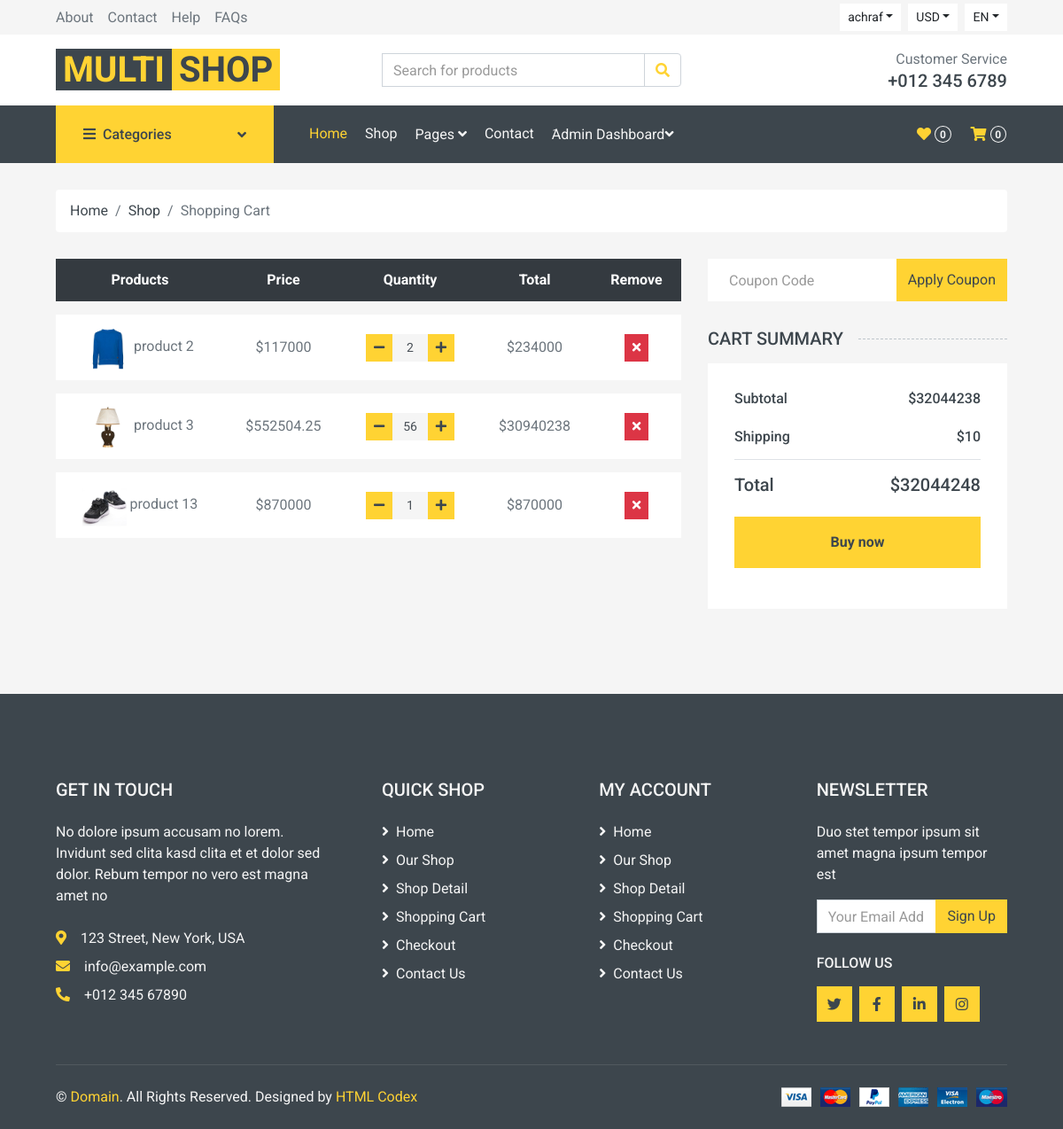
The app's page /view/cart.php (signed in) with its own data.
### tables this page shows
CREATE TABLE `cart` (
  `id` int(11) NOT NULL,
  `user_id` int(11) DEFAULT NULL,
  `product_id` int(11) DEFAULT NULL,
  `quantity` int(11) DEFAULT NULL
);

CREATE TABLE `product` (
  `id` int(11) NOT NULL,
  `name` varchar(60) NOT NULL,
  `price` int(11) NOT NULL,
  `discount` int(11) NOT NULL,
  `quantity` int(11) NOT NULL,
  `photo` varchar(255) NOT NULL,
  `description` varchar(255) NOT NULL
);

### model/account.class.php (called while the page is built, shortened)
<?php
class Account
{
    public $id;
    function getCartContents()
        {
            $cnx = new connexion();
            $pdo = $cnx->CNXbase();
            $req = "SELECT c.*,p.name, p.price,p.discount,p.photo FROM cart c JOIN product p ON c.product_id = p.id WHERE c.user_id='$this->id'";
            $res = $pdo->query($req) or print_r($pdo->errorInfo());
            return $res;
        }
}
?>

### view/cart.php (the view, shortened to what this page needs)
<?php
require_once "header.php";
?>
<!DOCTYPE html>
<html lang="en">
<head>
    <link href="https://cdnjs.cloudflare.com/ajax/libs/font-awesome/5.10.0/css/all.min.css" rel="stylesheet">
    <link href="lib/animate/animate.min.css" rel="stylesheet">
    <link href="lib/owlcarousel/assets/owl.carousel.min.css" rel="stylesheet">
    <link href="css/style.css" rel="stylesheet">
</head>
<body>
    <div class="container-fluid">
        <div class="row px-xl-5">
            <div class="col-12">
                <nav class="breadcrumb bg-light mb-30">
                    <a class="breadcrumb-item text-dark" href="#">Home</a>
                    <a class="breadcrumb-item text-dark" href="#">Shop</a>
                    <span class="breadcrumb-item active">Shopping Cart</span>
                </nav>
            </div>
        </div>
    </div>
    <div class="container-fluid">
        <div class="row px-xl-5">
            <div class="col-lg-8 table-responsive mb-5">
                <table class="table table-light table-borderless table-hover text-center mb-0">
                    <thead class="thead-dark">
                        <tr>
                            <th>Products</th>
                            <th>Price</th>
                            <th>Quantity</th>
                            <th>Total</th>
                            <th>Remove</th>
                        </tr>
                    </thead>
                    <?php
                    require_once('.././model/account.class.php');
                    $us=new Account();
                    $us->id =$_SESSION["user_id"];
                    $res=$us->getCartContents();
                    ?>
                    <tbody class="align-middle">
                    <?php
                        $subtotal=0;
                        foreach ($res as $row){
                        $price=$row['price']-($row['price']/100*$row['discount']);
                        $total_price=$price*$row['quantity'];
                        $subtotal+=$total_price;
                    ?>
                        <tr>
                            <td class="align-middle"><img src="img/<?php echo $row['photo']?>" alt="" style="width: 50px;"> <?php echo $row['name']?></td>
                            <td class="align-middle">$<?php echo $price?></td>
                            <td class="align-middle">
                                <div class="input-group quantity mx-auto" style="width: 100px;">
                                    <div class="input-group-btn">
                                        <button class="btn btn-sm btn-primary btn-minus"
                                        onclick="window.location.href='.././controller/cart.php?action=add&product_id=<?php echo $row['product_id'] ?>&quantity=-1'"
                                        >
                                        <i class="fa fa-minus"></i>
                                        </button>
                                    </div>
                                    <input type="text" class="form-control form-control-sm bg-secondary border-0 text-center" value="<?php echo $row['quantity']?>">
                                    <div class="input-group-btn">
                                        <button class="btn btn-sm btn-primary btn-plus"
                                        onclick="window.location.href='.././controller/cart.php?action=add&product_id=<?php echo $row['product_id'] ?>&quantity=1'"
                                        >
                                            <i class="fa fa-plus"></i>
                                        </button>
                                    </div>
                                </div>
                            </td>
                            <td class="align-middle">$<?php echo $total_price?></td>
                            <td class="align-middle"><button class="btn btn-sm btn-danger"
                            onclick="window.location.href='.././controller/cart.php?action=remove&product_id=<?php echo $row['product_id'] ?>'"
                            ><i class="fa fa-times"></i></button></td>
                        </tr>
                        <?php }?>
                    </tbody>
                </table>
            </div>
            <div class="col-lg-4">
                <form class="mb-30" action="">
                    <div class="input-group">
                        <input type="text" class="form-control border-0 p-4" placeholder="Coupon Code">
                        <div class="input-group-append">
                            <button class="btn btn-primary">Apply Coupon</button>
                        </div>
                    </div>
                </form>
                <h5 class="section-title position-relative text-uppercase mb-3"><span class="bg-secondary pr-3">Cart Summary</span></h5>
                <div class="bg-light p-30 mb-5">
                    <div class="border-bottom pb-2">
                        <div class="d-flex justify-content-between mb-3">
                            <h6>Subtotal</h6>
                            <h6>$<?php echo $subtotal?></h6>
                        </div>
                        <div class="d-flex justify-content-between">
                            <h6 class="font-weight-medium">Shipping</h6>
                            <h6 class="font-weight-medium">$10</h6>
                        </div>
                    </div>
                    <div class="pt-2">
                        <div class="d-flex justify-content-between mt-2">
                            <h5>Total</h5>
                            <h5>$<?php echo $subtotal+10?></h5>
                        </div>
                        <button class="btn btn-block btn-primary font-weight-bold my-3 py-3">Buy now</button>
                    </div>
                </div>
            </div>
        </div>
    </div>
    <div class="container-fluid bg-dark text-secondary mt-5 pt-5">
        <div class="row px-xl-5 pt-5">
            <div class="col-lg-4 col-md-12 mb-5 pr-3 pr-xl-5">
                <h5 class="text-secondary text-uppercase mb-4">Get In Touch</h5>
                <p class="mb-4">No dolore ipsum accusam no lorem. Invidunt sed clita kasd clita et et dolor sed dolor. Rebum tempor no vero est magna amet no</p>
                <p class="mb-2"><i class="fa fa-map-marker-alt text-primary mr-3"></i>123 Street, New York, USA</p>
                <p class="mb-2"><i class="fa fa-envelope text-primary mr-3"></i>info@example.com</p>
                <p class="mb-0"><i class="fa fa-phone-alt text-primary mr-3"></i>+012 345 67890</p>
            </div>
            <div class="col-lg-8 col-md-12">
                <div class="row">
                    <div class="col-md-4 mb-5">
                        <h5 class="text-secondary text-uppercase mb-4">Quick Shop</h5>
                        <div class="d-flex flex-column justify-content-start">
                            <a class="text-secondary mb-2" href="#"><i class="fa fa-angle-right mr-2"></i>Home</a>
                            <a class="text-secondary mb-2" href="#"><i class="fa fa-angle-right mr-2"></i>Our Shop</a>
                            <a class="text-secondary mb-2" href="#"><i class="fa fa-angle-right mr-2"></i>Shop Detail</a>
                            <a class="text-secondary mb-2" href="#"><i class="fa fa-angle-right mr-2"></i>Shopping Cart</a>
                            <a class="text-secondary mb-2" href="#"><i class="fa fa-angle-right mr-2"></i>Checkout</a>
                            <a class="text-secondary" href="#"><i class="fa fa-angle-right mr-2"></i>Contact Us</a>
                        </div>
                    </div>
                    <div class="col-md-4 mb-5">
                        <h5 class="text-secondary text-uppercase mb-4">My Account</h5>
                        <div class="d-flex flex-column justify-content-start">
                            <a class="text-secondary mb-2" href="#"><i class="fa fa-angle-right mr-2"></i>Home</a>
                            <a class="text-secondary mb-2" href="#"><i class="fa fa-angle-right mr-2"></i>Our Shop</a>
                            <a class="text-secondary mb-2" href="#"><i class="fa fa-angle-right mr-2"></i>Shop Detail</a>
                            <a class="text-secondary mb-2" href="#"><i class="fa fa-angle-right mr-2"></i>Shopping Cart</a>
                            <a class="text-secondary mb-2" href="#"><i class="fa fa-angle-right mr-2"></i>Checkout</a>
                            <a class="text-secondary" href="#"><i class="fa fa-angle-right mr-2"></i>Contact Us</a>
                        </div>
                    </div>
                    <div class="col-md-4 mb-5">
                        <h5 class="text-secondary text-uppercase mb-4">Newsletter</h5>
                        <p>Duo stet tempor ipsum sit amet magna ipsum tempor est</p>
                        <form action="">
                            <div class="input-group">
                                <input type="text" class="form-control" placeholder="Your Email Address">
                                <div class="input-group-append">
                                    <button class="btn btn-primary">Sign Up</button>
                                </div>
                            </div>
                        </form>
                        <h6 class="text-secondary text-uppercase mt-4 mb-3">Follow Us</h6>
                        <div class="d-flex">
                            <a class="btn btn-primary btn-square mr-2" href="#"><i class="fab fa-twitter"></i></a>
                            <a class="btn btn-primary btn-square mr-2" href="#"><i class="fab fa-facebook-f"></i></a>
                            <a class="btn btn-primary btn-square mr-2" href="#"><i class="fab fa-linkedin-in"></i></a>
                            <a class="btn btn-primary btn-square" href="#"><i class="fab fa-instagram"></i></a>
                        </div>
                    </div>
                </div>
            </div>
        </div>
        <div class="row border-top mx-xl-5 py-4" style="border-color: rgba(256, 256, 256, .1) !important;">
            <div class="col-md-6 px-xl-0">
                <p class="mb-md-0 text-center text-md-left text-secondary">
                    &copy; <a class="text-primary" href="#">Domain</a>. All Rights Reserved. Designed
                    by
                    <a class="text-primary" href="https://htmlcodex.com">HTML Codex</a>
                </p>
            </div>
            <div class="col-md-6 px-xl-0 text-center text-md-right">
                <img class="img-fluid" src="img/payments.png" alt="">
            </div>
        </div>
    </div>
</body>
</html>

### records on screen
cart: product.photo (picture), product.name "product 2", product.discount "117000", quantity "2", total_price "234000"
cart: product.photo (picture), product.name "product 3", product.discount "552504.25", quantity "56", total_price "30940238"
cart: product.photo (picture), product.name "product 13", product.price "870000", quantity "1"

### other values on screen
$_SESSION["user"] "achraf"
$subtotal "32044238"
$subtotal+10 "32044248"
